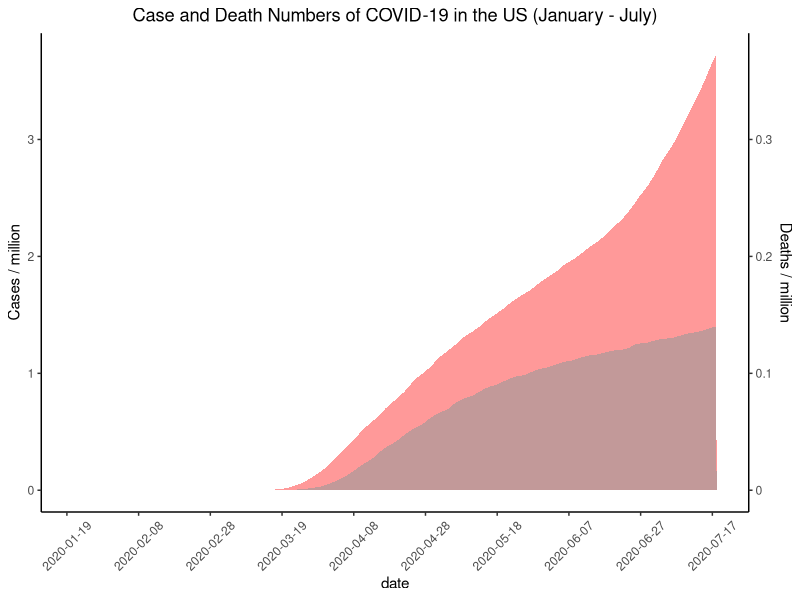

This chart was generated by the following R code:
## ---- chunk 1
knitr::opts_chunk$set(echo = TRUE, error = TRUE)
## ---- chunk 2
library(ggplot2)
library(dplyr)
## ---- chunk 3
us_cases = read.csv('us.csv',
                    stringsAsFactors = FALSE)
us_cases$date<-as.Date(us_cases$date)
ggplot(us_cases, aes(x = date, group = 1)) +
  geom_area(aes(y = cases), fill = 'red', alpha = 0.4) + 
  scale_y_continuous(
    "Cases / million", 
    breaks = c(0e+00, 1e+06, 2e+06, 3e+06), 
    labels = c('0', '1', '2', '3'), 
    sec.axis = sec_axis(~.*0.1, name="Deaths / million",
                        breaks = c(0e+00, 1e+05, 2e+05, 3e+05), 
                        labels = c('0', '0.1', '0.2', '0.3'))) +
  geom_area(aes(y = deaths*10), fill = 'grey60', alpha = 0.6) +
  labs(title = element_text('Case and Death Numbers of COVID-19 in the US (January - July)')) +
  theme(panel.background = element_blank(),
        axis.line = element_line(),
        axis.text.x = element_text(angle = 45, vjust = 0.5),
        plot.title = element_text(hjust = 0.5)
  ) +
  scale_x_date(date_break = "20 days")
  
  
